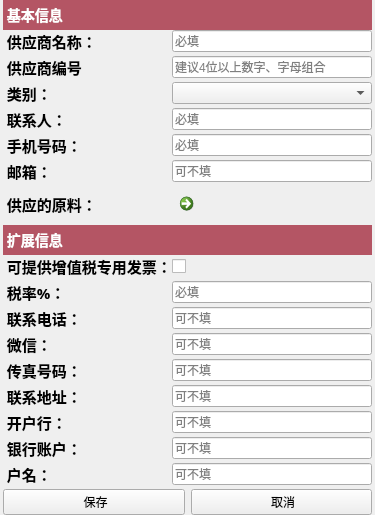
       <widget class="QWidget" name="tabAddSupplier">
        <attribute name="title">
         <string>添加供应商</string>
        </attribute>
        <layout class="QVBoxLayout" name="verticalLayout_3">
         <property name="spacing">
          <number>0</number>
         </property>
         <property name="leftMargin">
          <number>3</number>
         </property>
         <property name="topMargin">
          <number>0</number>
         </property>
         <property name="rightMargin">
          <number>3</number>
         </property>
         <property name="bottomMargin">
          <number>0</number>
         </property>
         <item>
          <layout class="QVBoxLayout" name="verticalLayout_2">
           <property name="spacing">
            <number>0</number>
           </property>
           <item>
            <widget class="QLabel" name="label_3">
             <property name="minimumSize">
              <size>
               <width>0</width>
               <height>30</height>
              </size>
             </property>
             <property name="maximumSize">
              <size>
               <width>16777215</width>
               <height>30</height>
              </size>
             </property>
             <property name="font">
              <font>
               <pointsize>-1</pointsize>
               <weight>75</weight>
               <bold>true</bold>
              </font>
             </property>
             <property name="styleSheet">
              <string notr="true">QLabel
{
background-color:rgb(180, 85, 100);
color:white;
font-size:14px;
font-weight:bold;
}</string>
             </property>
             <property name="text">
              <string> 基本信息</string>
             </property>
             <property name="alignment">
              <set>Qt::AlignLeading|Qt::AlignLeft|Qt::AlignVCenter</set>
             </property>
            </widget>
           </item>
           <item>
            <layout class="QHBoxLayout" name="horizontalLayout_3">
             <item>
              <widget class="QLabel" name="label">
               <property name="font">
                <font>
                 <family>宋体</family>
                 <pointsize>11</pointsize>
                 <weight>75</weight>
                 <bold>true</bold>
                </font>
               </property>
               <property name="text">
                <string> 供应商名称：</string>
               </property>
               <property name="alignment">
                <set>Qt::AlignLeading|Qt::AlignLeft|Qt::AlignVCenter</set>
               </property>
              </widget>
             </item>
             <item>
              <widget class="QLineEdit" name="lineEditSupplierName">
               <property name="minimumSize">
                <size>
                 <width>200</width>
                 <height>0</height>
                </size>
               </property>
               <property name="maximumSize">
                <size>
                 <width>200</width>
                 <height>16777215</height>
                </size>
               </property>
               <property name="placeholderText">
                <string>必填</string>
               </property>
              </widget>
             </item>
            </layout>
           </item>
           <item>
            <spacer name="horizontalSpacer_21">
             <property name="orientation">
              <enum>Qt::Horizontal</enum>
             </property>
             <property name="sizeHint" stdset="0">
              <size>
               <width>40</width>
               <height>3</height>
              </size>
             </property>
            </spacer>
           </item>
           <item>
            <layout class="QHBoxLayout" name="horizontalLayout_9">
             <item>
              <widget class="QLabel" name="label_11">
               <property name="font">
                <font>
                 <family>宋体</family>
                 <pointsize>11</pointsize>
                 <weight>75</weight>
                 <bold>true</bold>
                </font>
               </property>
               <property name="text">
                <string> 供应商编号</string>
               </property>
               <property name="alignment">
                <set>Qt::AlignLeading|Qt::AlignLeft|Qt::AlignVCenter</set>
               </property>
              </widget>
             </item>
             <item>
              <widget class="QLineEdit" name="lineEditSupplierNumber">
               <property name="minimumSize">
                <size>
                 <width>200</width>
                 <height>0</height>
                </size>
               </property>
               <property name="maximumSize">
                <size>
                 <width>200</width>
                 <height>16777215</height>
                </size>
               </property>
               <property name="placeholderText">
                <string>建议4位以上数字、字母组合</string>
               </property>
              </widget>
             </item>
            </layout>
           </item>
           <item>
            <spacer name="horizontalSpacer_22">
             <property name="orientation">
              <enum>Qt::Horizontal</enum>
             </property>
             <property name="sizeHint" stdset="0">
              <size>
               <width>40</width>
               <height>3</height>
              </size>
             </property>
            </spacer>
           </item>
           <item>
            <layout class="QHBoxLayout" name="horizontalLayout_10">
             <item>
              <widget class="QLabel" name="label_12">
               <property name="font">
                <font>
                 <family>宋体</family>
                 <pointsize>11</pointsize>
                 <weight>75</weight>
                 <bold>true</bold>
                </font>
               </property>
               <property name="text">
                <string> 类别：</string>
               </property>
               <property name="alignment">
                <set>Qt::AlignLeading|Qt::AlignLeft|Qt::AlignVCenter</set>
               </property>
              </widget>
             </item>
             <item>
              <widget class="QComboBox" name="comboBoxSupplierType">
               <property name="minimumSize">
                <size>
                 <width>200</width>
                 <height>0</height>
                </size>
               </property>
               <property name="maximumSize">
                <size>
                 <width>200</width>
                 <height>16777215</height>
                </size>
               </property>
              </widget>
             </item>
            </layout>
           </item>
           <item>
            <spacer name="horizontalSpacer_23">
             <property name="orientation">
              <enum>Qt::Horizontal</enum>
             </property>
             <property name="sizeHint" stdset="0">
              <size>
               <width>40</width>
               <height>3</height>
              </size>
             </property>
            </spacer>
           </item>
           <item>
            <layout class="QHBoxLayout" name="horizontalLayout_11">
             <item>
              <widget class="QLabel" name="label_13">
               <property name="font">
                <font>
                 <family>宋体</family>
                 <pointsize>11</pointsize>
                 <weight>75</weight>
                 <bold>true</bold>
                </font>
               </property>
               <property name="text">
                <string> 联系人：</string>
               </property>
               <property name="alignment">
                <set>Qt::AlignLeading|Qt::AlignLeft|Qt::AlignVCenter</set>
               </property>
              </widget>
             </item>
             <item>
              <widget class="QLineEdit" name="lineEditPeople">
               <property name="minimumSize">
                <size>
                 <width>200</width>
                 <height>0</height>
                </size>
               </property>
               <property name="maximumSize">
                <size>
                 <width>200</width>
                 <height>16777215</height>
                </size>
               </property>
               <property name="placeholderText">
                <string>必填</string>
               </property>
              </widget>
             </item>
            </layout>
           </item>
           <item>
            <spacer name="horizontalSpacer_24">
             <property name="orientation">
              <enum>Qt::Horizontal</enum>
             </property>
             <property name="sizeHint" stdset="0">
              <size>
               <width>40</width>
               <height>3</height>
              </size>
             </property>
            </spacer>
           </item>
           <item>
            <layout class="QHBoxLayout" name="horizontalLayout_20">
             <item>
              <widget class="QLabel" name="label_24">
               <property name="font">
                <font>
                 <family>宋体</family>
                 <pointsize>11</pointsize>
                 <weight>75</weight>
                 <bold>true</bold>
                </font>
               </property>
               <property name="text">
                <string> 手机号码：</string>
               </property>
               <property name="alignment">
                <set>Qt::AlignLeading|Qt::AlignLeft|Qt::AlignVCenter</set>
               </property>
              </widget>
             </item>
             <item>
              <widget class="QLineEdit" name="lineEditPhoneNumber">
               <property name="minimumSize">
                <size>
                 <width>200</width>
                 <height>0</height>
                </size>
               </property>
               <property name="maximumSize">
                <size>
                 <width>200</width>
                 <height>16777215</height>
                </size>
               </property>
               <property name="placeholderText">
                <string>必填</string>
               </property>
              </widget>
             </item>
            </layout>
           </item>
           <item>
            <spacer name="horizontalSpacer_25">
             <property name="orientation">
              <enum>Qt::Horizontal</enum>
             </property>
             <property name="sizeHint" stdset="0">
              <size>
               <width>40</width>
               <height>3</height>
              </size>
             </property>
            </spacer>
           </item>
           <item>
            <layout class="QHBoxLayout" name="horizontalLayout_7">
             <item>
              <widget class="QLabel" name="label_4">
               <property name="font">
                <font>
                 <family>宋体</family>
                 <pointsize>11</pointsize>
                 <weight>75</weight>
                 <bold>true</bold>
                </font>
               </property>
               <property name="text">
                <string> 邮箱：</string>
               </property>
               <property name="alignment">
                <set>Qt::AlignLeading|Qt::AlignLeft|Qt::AlignVCenter</set>
               </property>
              </widget>
             </item>
             <item>
              <widget class="QLineEdit" name="lineEditEmail">
               <property name="minimumSize">
                <size>
                 <width>200</width>
                 <height>0</height>
                </size>
               </property>
               <property name="maximumSize">
                <size>
                 <width>200</width>
                 <height>16777215</height>
                </size>
               </property>
               <property name="placeholderText">
                <string>可不填</string>
               </property>
              </widget>
             </item>
            </layout>
           </item>
           <item>
            <spacer name="horizontalSpacer_26">
             <property name="orientation">
              <enum>Qt::Horizontal</enum>
             </property>
             <property name="sizeHint" stdset="0">
              <size>
               <width>40</width>
               <height>3</height>
              </size>
             </property>
            </spacer>
           </item>
           <item>
            <layout class="QHBoxLayout" name="horizontalLayout_43">
             <item>
              <widget class="QLabel" name="label_49">
               <property name="font">
                <font>
                 <family>宋体</family>
                 <pointsize>11</pointsize>
                 <weight>75</weight>
                 <bold>true</bold>
                </font>
               </property>
               <property name="text">
                <string> 供应的原料：</string>
               </property>
               <property name="alignment">
                <set>Qt::AlignLeading|Qt::AlignLeft|Qt::AlignVCenter</set>
               </property>
              </widget>
             </item>
             <item>
              <widget class="QCommandLinkButton" name="commandLinkButtonSupplyMat">
               <property name="minimumSize">
                <size>
                 <width>200</width>
                 <height>36</height>
                </size>
               </property>
               <property name="maximumSize">
                <size>
                 <width>200</width>
                 <height>36</height>
                </size>
               </property>
               <property name="text">
                <string/>
               </property>
              </widget>
             </item>
            </layout>
           </item>
           <item>
            <spacer name="horizontalSpacer_27">
             <property name="orientation">
              <enum>Qt::Horizontal</enum>
             </property>
             <property name="sizeHint" stdset="0">
              <size>
               <width>40</width>
               <height>3</height>
              </size>
             </property>
            </spacer>
           </item>
           <item>
            <widget class="QLabel" name="label_5">
             <property name="minimumSize">
              <size>
               <width>0</width>
               <height>30</height>
              </size>
             </property>
             <property name="maximumSize">
              <size>
               <width>16777215</width>
               <height>30</height>
              </size>
             </property>
             <property name="font">
              <font>
               <pointsize>-1</pointsize>
               <weight>75</weight>
               <bold>true</bold>
              </font>
             </property>
             <property name="styleSheet">
              <string notr="true">QLabel
{
background-color:rgb(180, 85, 100);
color:white;
font-size:14px;
font-weight:bold;
}</string>
             </property>
             <property name="text">
              <string> 扩展信息</string>
             </property>
             <property name="alignment">
              <set>Qt::AlignLeading|Qt::AlignLeft|Qt::AlignVCenter</set>
             </property>
            </widget>
           </item>
           <item>
            <layout class="QHBoxLayout" name="horizontalLayout_27">
             <item>
              <widget class="QLabel" name="label_31">
               <property name="font">
                <font>
                 <family>宋体</family>
                 <pointsize>11</pointsize>
                 <weight>75</weight>
                 <bold>true</bold>
                </font>
               </property>
               <property name="text">
                <string> 可提供增值税专用发票：</string>
               </property>
               <property name="alignment">
                <set>Qt::AlignLeading|Qt::AlignLeft|Qt::AlignVCenter</set>
               </property>
              </widget>
             </item>
             <item>
              <widget class="QCheckBox" name="checkBoxInvoice">
               <property name="minimumSize">
                <size>
                 <width>200</width>
                 <height>0</height>
                </size>
               </property>
               <property name="maximumSize">
                <size>
                 <width>200</width>
                 <height>16777215</height>
                </size>
               </property>
               <property name="text">
                <string/>
               </property>
              </widget>
             </item>
            </layout>
           </item>
           <item>
            <spacer name="horizontalSpacer_29">
             <property name="orientation">
              <enum>Qt::Horizontal</enum>
             </property>
             <property name="sizeHint" stdset="0">
              <size>
               <width>40</width>
               <height>3</height>
              </size>
             </property>
            </spacer>
           </item>
           <item>
            <layout class="QHBoxLayout" name="horizontalLayout_46">
             <item>
              <widget class="QLabel" name="labelTaxRate">
               <property name="font">
                <font>
                 <family>宋体</family>
                 <pointsize>11</pointsize>
                 <weight>75</weight>
                 <bold>true</bold>
                </font>
               </property>
               <property name="text">
                <string> 税率%：</string>
               </property>
               <property name="alignment">
                <set>Qt::AlignLeading|Qt::AlignLeft|Qt::AlignVCenter</set>
               </property>
              </widget>
             </item>
             <item>
              <widget class="QLineEdit" name="lineEditTaxRate">
               <property name="minimumSize">
                <size>
                 <width>200</width>
                 <height>0</height>
                </size>
               </property>
               <property name="maximumSize">
                <size>
                 <width>200</width>
                 <height>16777215</height>
                </size>
               </property>
               <property name="placeholderText">
                <string>必填</string>
               </property>
              </widget>
             </item>
            </layout>
           </item>
           <item>
            <spacer name="horizontalSpacer_30">
             <property name="orientation">
              <enum>Qt::Horizontal</enum>
             </property>
             <property name="sizeHint" stdset="0">
              <size>
               <width>40</width>
               <height>3</height>
              </size>
             </property>
            </spacer>
           </item>
           <item>
            <layout class="QHBoxLayout" name="horizontalLayout_26">
             <item>
              <widget class="QLabel" name="label_30">
               <property name="font">
                <font>
                 <family>宋体</family>
                 <pointsize>11</pointsize>
                 <weight>75</weight>
                 <bold>true</bold>
                </font>
               </property>
               <property name="text">
                <string> 联系电话：</string>
               </property>
               <property name="alignment">
                <set>Qt::AlignLeading|Qt::AlignLeft|Qt::AlignVCenter</set>
               </property>
              </widget>
             </item>
             <item>
              <widget class="QLineEdit" name="lineEditPhone">
               <property name="minimumSize">
                <size>
                 <width>200</width>
                 <height>0</height>
                </size>
               </property>
               <property name="maximumSize">
                <size>
                 <width>200</width>
                 <height>16777215</height>
                </size>
               </property>
               <property name="placeholderText">
                <string>可不填</string>
               </property>
              </widget>
             </item>
            </layout>
           </item>
           <item>
            <spacer name="horizontalSpacer_31">
             <property name="orientation">
              <enum>Qt::Horizontal</enum>
             </property>
             <property name="sizeHint" stdset="0">
              <size>
               <width>40</width>
               <height>3</height>
              </size>
             </property>
            </spacer>
           </item>
           <item>
            <layout class="QHBoxLayout" name="horizontalLayout_25">
             <item>
              <widget class="QLabel" name="label_29">
               <property name="font">
                <font>
                 <family>宋体</family>
                 <pointsize>11</pointsize>
                 <weight>75</weight>
                 <bold>true</bold>
                </font>
               </property>
               <property name="text">
                <string> 微信：</string>
               </property>
               <property name="alignment">
                <set>Qt::AlignLeading|Qt::AlignLeft|Qt::AlignVCenter</set>
               </property>
              </widget>
             </item>
             <item>
              <widget class="QLineEdit" name="lineEditWeiChat">
               <property name="minimumSize">
                <size>
                 <width>200</width>
                 <height>0</height>
                </size>
               </property>
               <property name="maximumSize">
                <size>
                 <width>200</width>
                 <height>16777215</height>
                </size>
               </property>
               <property name="placeholderText">
                <string>可不填</string>
               </property>
              </widget>
             </item>
            </layout>
           </item>
           <item>
            <spacer name="horizontalSpacer_32">
             <property name="orientation">
              <enum>Qt::Horizontal</enum>
             </property>
             <property name="sizeHint" stdset="0">
              <size>
               <width>40</width>
               <height>3</height>
              </size>
             </property>
            </spacer>
           </item>
           <item>
            <layout class="QHBoxLayout" name="horizontalLayout_24">
             <item>
              <widget class="QLabel" name="label_28">
               <property name="font">
                <font>
                 <family>宋体</family>
                 <pointsize>11</pointsize>
                 <weight>75</weight>
                 <bold>true</bold>
                </font>
               </property>
               <property name="text">
                <string> 传真号码：</string>
               </property>
               <property name="alignment">
                <set>Qt::AlignLeading|Qt::AlignLeft|Qt::AlignVCenter</set>
               </property>
              </widget>
             </item>
             <item>
              <widget class="QLineEdit" name="lineEditFaxNumber">
               <property name="minimumSize">
                <size>
                 <width>200</width>
                 <height>0</height>
                </size>
               </property>
               <property name="maximumSize">
                <size>
                 <width>200</width>
                 <height>16777215</height>
                </size>
               </property>
               <property name="placeholderText">
                <string>可不填</string>
               </property>
              </widget>
             </item>
            </layout>
           </item>
           <item>
            <spacer name="horizontalSpacer_33">
             <property name="orientation">
              <enum>Qt::Horizontal</enum>
             </property>
             <property name="sizeHint" stdset="0">
              <size>
               <width>40</width>
               <height>3</height>
              </size>
             </property>
            </spacer>
           </item>
           <item>
            <layout class="QHBoxLayout" name="horizontalLayout_23">
             <item>
              <widget class="QLabel" name="label_27">
               <property name="font">
                <font>
                 <family>宋体</family>
                 <pointsize>11</pointsize>
                 <weight>75</weight>
                 <bold>true</bold>
                </font>
               </property>
               <property name="text">
                <string> 联系地址：</string>
               </property>
               <property name="alignment">
                <set>Qt::AlignLeading|Qt::AlignLeft|Qt::AlignVCenter</set>
               </property>
              </widget>
             </item>
             <item>
              <widget class="QLineEdit" name="lineEditAddress">
               <property name="minimumSize">
                <size>
                 <width>200</width>
                 <height>0</height>
                </size>
               </property>
               <property name="maximumSize">
                <size>
                 <width>200</width>
                 <height>16777215</height>
                </size>
               </property>
               <property name="placeholderText">
                <string>可不填</string>
               </property>
              </widget>
             </item>
            </layout>
           </item>
           <item>
            <spacer name="horizontalSpacer_34">
             <property name="orientation">
              <enum>Qt::Horizontal</enum>
             </property>
             <property name="sizeHint" stdset="0">
              <size>
               <width>40</width>
               <height>3</height>
              </size>
             </property>
            </spacer>
           </item>
           <item>
            <layout class="QHBoxLayout" name="horizontalLayout_22">
             <item>
              <widget class="QLabel" name="label_26">
               <property name="font">
                <font>
                 <family>宋体</family>
                 <pointsize>11</pointsize>
                 <weight>75</weight>
                 <bold>true</bold>
                </font>
               </property>
               <property name="text">
                <string> 开户行：</string>
               </property>
               <property name="alignment">
                <set>Qt::AlignLeading|Qt::AlignLeft|Qt::AlignVCenter</set>
               </property>
              </widget>
             </item>
             <item>
              <widget class="QLineEdit" name="lineEditBankName">
               <property name="minimumSize">
                <size>
                 <width>200</width>
                 <height>0</height>
                </size>
               </property>
               <property name="maximumSize">
                <size>
                 <width>200</width>
                 <height>16777215</height>
                </size>
               </property>
               <property name="placeholderText">
                <string>可不填</string>
               </property>
              </widget>
             </item>
            </layout>
           </item>
           <item>
            <spacer name="horizontalSpacer_35">
             <property name="orientation">
              <enum>Qt::Horizontal</enum>
             </property>
             <property name="sizeHint" stdset="0">
              <size>
               <width>40</width>
               <height>3</height>
              </size>
             </property>
            </spacer>
           </item>
           <item>
            <layout class="QHBoxLayout" name="horizontalLayout_44">
             <item>
              <widget class="QLabel" name="label_50">
               <property name="font">
                <font>
                 <family>宋体</family>
                 <pointsize>11</pointsize>
                 <weight>75</weight>
                 <bold>true</bold>
                </font>
               </property>
               <property name="text">
                <string> 银行账户：</string>
               </property>
               <property name="alignment">
                <set>Qt::AlignLeading|Qt::AlignLeft|Qt::AlignVCenter</set>
               </property>
              </widget>
             </item>
             <item>
              <widget class="QLineEdit" name="lineEditBankNumber">
               <property name="minimumSize">
                <size>
                 <width>200</width>
                 <height>0</height>
                </size>
               </property>
               <property name="maximumSize">
                <size>
                 <width>200</width>
                 <height>16777215</height>
                </size>
               </property>
               <property name="placeholderText">
                <string>可不填</string>
               </property>
              </widget>
             </item>
            </layout>
           </item>
           <item>
            <spacer name="horizontalSpacer_36">
             <property name="orientation">
              <enum>Qt::Horizontal</enum>
             </property>
             <property name="sizeHint" stdset="0">
              <size>
               <width>40</width>
               <height>3</height>
              </size>
             </property>
            </spacer>
           </item>
           <item>
            <layout class="QHBoxLayout" name="horizontalLayout_45">
             <item>
              <widget class="QLabel" name="label_51">
               <property name="font">
                <font>
                 <family>宋体</family>
                 <pointsize>11</pointsize>
                 <weight>75</weight>
                 <bold>true</bold>
                </font>
               </property>
               <property name="text">
                <string> 户名：</string>
               </property>
               <property name="alignment">
                <set>Qt::AlignLeading|Qt::AlignLeft|Qt::AlignVCenter</set>
               </property>
              </widget>
             </item>
             <item>
              <widget class="QLineEdit" name="lineEditYourName">
               <property name="minimumSize">
                <size>
                 <width>200</width>
                 <height>0</height>
                </size>
               </property>
               <property name="maximumSize">
                <size>
                 <width>200</width>
                 <height>16777215</height>
                </size>
               </property>
               <property name="placeholderText">
                <string>可不填</string>
               </property>
              </widget>
             </item>
            </layout>
           </item>
           <item>
            <spacer name="horizontalSpacer_37">
             <property name="orientation">
              <enum>Qt::Horizontal</enum>
             </property>
             <property name="sizeHint" stdset="0">
              <size>
               <width>40</width>
               <height>3</height>
              </size>
             </property>
            </spacer>
           </item>
           <item>
            <layout class="QHBoxLayout" name="horizontalLayout_2">
             <property name="spacing">
              <number>6</number>
             </property>
             <item>
              <widget class="QPushButton" name="pushButtonSave">
               <property name="minimumSize">
                <size>
                 <width>100</width>
                 <height>0</height>
                </size>
               </property>
               <property name="styleSheet">
                <string notr="true"/>
               </property>
               <property name="text">
                <string> 保存</string>
               </property>
               <property name="icon">
                <iconset resource="../../../res.qrc">
                 <normaloff>:/image/image/save.png</normaloff>:/image/image/save.png</iconset>
               </property>
              </widget>
             </item>
             <item>
              <widget class="QPushButton" name="pushButtonCancel">
               <property name="minimumSize">
                <size>
                 <width>100</width>
                 <height>0</height>
                </size>
               </property>
               <property name="styleSheet">
                <string notr="true"/>
               </property>
               <property name="text">
                <string> 取消</string>
               </property>
               <property name="icon">
                <iconset resource="../../../res.qrc">
                 <normaloff>:/image/image/cancel.png</normaloff>:/image/image/cancel.png</iconset>
               </property>
              </widget>
             </item>
            </layout>
           </item>
          </layout>
         </item>
        </layout>
       </widget>
